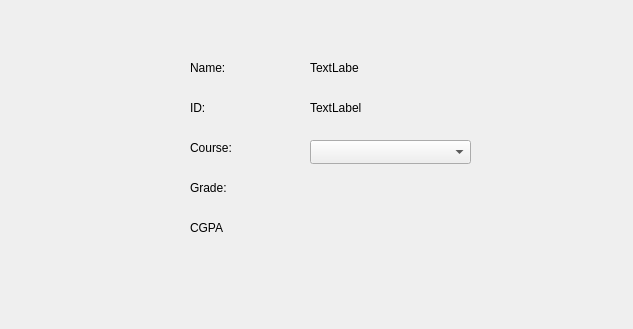
<?xml version="1.0" encoding="UTF-8"?>
<ui version="4.0">
 <class>viewcoursesgrades</class>
 <widget class="QDialog" name="viewcoursesgrades">
  <property name="geometry">
   <rect>
    <x>0</x>
    <y>0</y>
    <width>633</width>
    <height>329</height>
   </rect>
  </property>
  <property name="windowTitle">
   <string>Dialog</string>
  </property>
  <widget class="QLabel" name="label">
   <property name="geometry">
    <rect>
     <x>190</x>
     <y>60</y>
     <width>49</width>
     <height>16</height>
    </rect>
   </property>
   <property name="text">
    <string>Name:</string>
   </property>
  </widget>
  <widget class="QLabel" name="label_2">
   <property name="geometry">
    <rect>
     <x>190</x>
     <y>100</y>
     <width>49</width>
     <height>16</height>
    </rect>
   </property>
   <property name="text">
    <string>ID:</string>
   </property>
  </widget>
  <widget class="QLabel" name="label_3">
   <property name="geometry">
    <rect>
     <x>190</x>
     <y>140</y>
     <width>49</width>
     <height>16</height>
    </rect>
   </property>
   <property name="text">
    <string>Course:</string>
   </property>
  </widget>
  <widget class="QLabel" name="label_4">
   <property name="geometry">
    <rect>
     <x>190</x>
     <y>220</y>
     <width>49</width>
     <height>16</height>
    </rect>
   </property>
   <property name="text">
    <string>CGPA</string>
   </property>
  </widget>
  <widget class="QLabel" name="label_5">
   <property name="geometry">
    <rect>
     <x>190</x>
     <y>180</y>
     <width>49</width>
     <height>16</height>
    </rect>
   </property>
   <property name="text">
    <string>Grade:</string>
   </property>
  </widget>
  <widget class="QLabel" name="Student_Id">
   <property name="geometry">
    <rect>
     <x>310</x>
     <y>100</y>
     <width>91</width>
     <height>16</height>
    </rect>
   </property>
   <property name="text">
    <string>TextLabel</string>
   </property>
  </widget>
  <widget class="QLabel" name="course_grade">
   <property name="geometry">
    <rect>
     <x>310</x>
     <y>180</y>
     <width>49</width>
     <height>16</height>
    </rect>
   </property>
   <property name="text">
    <string/>
   </property>
  </widget>
  <widget class="QLabel" name="cgpa">
   <property name="geometry">
    <rect>
     <x>310</x>
     <y>220</y>
     <width>49</width>
     <height>16</height>
    </rect>
   </property>
   <property name="text">
    <string/>
   </property>
  </widget>
  <widget class="QLabel" name="std_name">
   <property name="geometry">
    <rect>
     <x>310</x>
     <y>60</y>
     <width>49</width>
     <height>16</height>
    </rect>
   </property>
   <property name="text">
    <string>TextLabel</string>
   </property>
  </widget>
  <widget class="QComboBox" name="std_combo">
   <property name="geometry">
    <rect>
     <x>310</x>
     <y>140</y>
     <width>161</width>
     <height>24</height>
    </rect>
   </property>
  </widget>
 </widget>
 <resources/>
 <connections/>
</ui>
